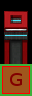

This game map was drawn from its Tiled (.tmx) file and the tilesets committed beside it. A one-line description and the trimmed map source follow:
An orthogonal 1x3 tile map with 32x32 px tiles, 3 tile layers (objects, constraints, collision), 6 tilesets.

<map version="1.0" orientation="orthogonal" width="1" height="3" tilewidth="32" tileheight="32">
 <tileset firstgid="1" name="furniture-modern" tilewidth="32" tileheight="32">
  <image source="../maps/graphics/tiles/furniture-modern.png" width="512" height="512" />
 </tileset>
 <tileset firstgid="257" name="furniture-placement" tilewidth="32" tileheight="32">
  <image source="../maps/graphics/tiles/furniture-placement.png" width="64" height="64" />
  <tile id="2">
   <properties>
    <property name="constraint" value="ground" />
   </properties>
  </tile>
  <tile id="3">
   <properties>
    <property name="constraint" value="wall" />
   </properties>
  </tile>
 </tileset>
 <tileset firstgid="261" name="collision" tilewidth="32" tileheight="32">
  <image source="../maps/graphics/tiles/collision.png" width="64" height="64" />
  <tile id="0">
   <properties>
    <property name="collision" value="short" />
   </properties>
  </tile>
 </tileset>
 <tileset firstgid="265" name="furniture-lab" tilewidth="32" tileheight="32">
  <image source="../maps/graphics/tiles/furniture-lab.png" width="512" height="512" />
 </tileset>
 <tileset firstgid="521" name="future-obj3" tilewidth="32" tileheight="32">
  <image source="../image-atlases/future-obj3.png" width="512" height="512" />
 </tileset>
 <tileset firstgid="777" name="future-obj4" tilewidth="32" tileheight="32">
  <image source="../image-atlases/future-obj4.png" width="512" height="512" />
 </tileset>
 <layer name="objects" width="1" height="3">
  <data>[3 cells, 3 non-empty, 3 distinct tile ids]</data>
 </layer>
 <layer name="constraints" width="1" height="3">
  <data>[3 cells, 1 non-empty, 1 distinct tile ids]</data>
 </layer>
 <layer name="collision" width="1" height="3">
  <data>[3 cells, 1 non-empty, 1 distinct tile ids]</data>
 </layer>
</map>
